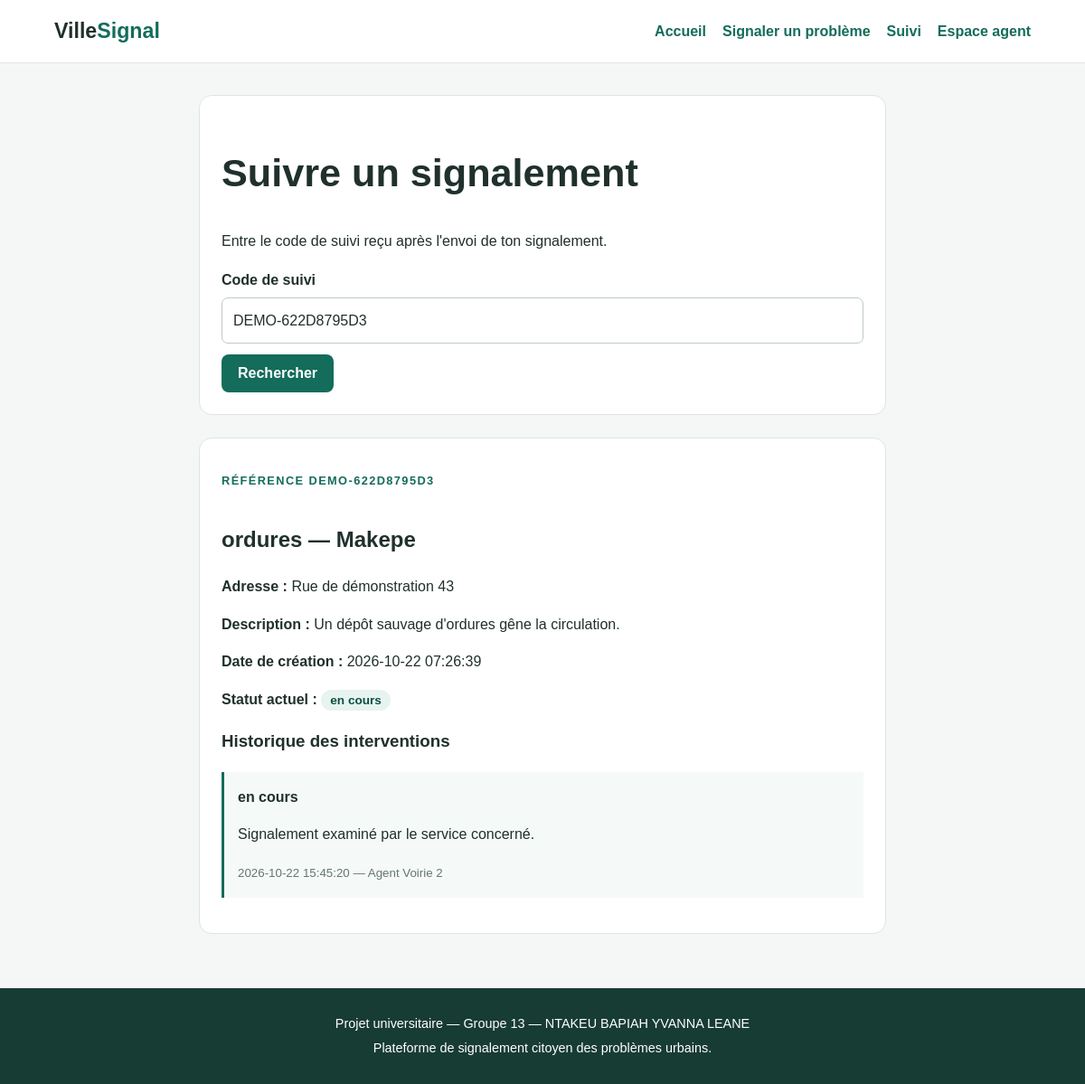
The page /suivi?code=DEMO-622D8795D3 on the database its author committed.
### tables this page shows
CREATE TABLE signalements (
    id INTEGER PRIMARY KEY AUTOINCREMENT,
    categorie_id INTEGER NOT NULL,
    quartier_id INTEGER NOT NULL,
    description TEXT NOT NULL
        CHECK (length(trim(description)) >= 20),
    photo TEXT,
    adresse TEXT NOT NULL,
    telephone_citoyen TEXT NOT NULL,
    date_creation TEXT NOT NULL DEFAULT CURRENT_TIMESTAMP,
    statut TEXT NOT NULL DEFAULT 'nouveau'
        CHECK (statut IN ('nouveau', 'en cours', 'résolu', 'rejeté')),
    code_suivi TEXT NOT NULL UNIQUE,
    motif_rejet TEXT, latitude REAL, longitude REAL,

    FOREIGN KEY (categorie_id)
        REFERENCES categories(id),
    FOREIGN KEY (quartier_id)
        REFERENCES quartiers(id)
);

CREATE TABLE categories (
    id INTEGER PRIMARY KEY AUTOINCREMENT,
    nom TEXT NOT NULL UNIQUE,
    service_responsable TEXT NOT NULL
);

CREATE TABLE quartiers (
    id INTEGER PRIMARY KEY AUTOINCREMENT,
    nom TEXT NOT NULL UNIQUE
);

CREATE TABLE interventions (
    id INTEGER PRIMARY KEY AUTOINCREMENT,
    signalement_id INTEGER NOT NULL,
    agent_id INTEGER NOT NULL,
    date_intervention TEXT NOT NULL DEFAULT CURRENT_TIMESTAMP,
    commentaire TEXT NOT NULL,
    nouveau_statut TEXT NOT NULL
        CHECK (nouveau_statut IN ('nouveau', 'en cours', 'résolu', 'rejeté')),

    FOREIGN KEY (signalement_id)
        REFERENCES signalements(id) ON DELETE CASCADE,
    FOREIGN KEY (agent_id)
        REFERENCES agents(id)
);

CREATE TABLE agents (
    id INTEGER PRIMARY KEY AUTOINCREMENT,
    nom TEXT NOT NULL,
    service TEXT NOT NULL,
    login TEXT NOT NULL UNIQUE,
    mot_de_passe_hash TEXT NOT NULL,
    actif INTEGER NOT NULL DEFAULT 1
        CHECK (actif IN (0, 1))
);

### app.py (the view)
@app.route("/suivi", methods=["GET", "POST"])
def suivi():
    code = request.args.get("code", "").strip().upper()
    if request.method == "POST":
        code = request.form.get("code_suivi", "").strip().upper()
        if not code:
            flash("Entre ton code de suivi.", "warning")
            return redirect(url_for("suivi"))
        return redirect(url_for("suivi", code=code))
    signalement = None
    interventions = []
    if code:
        with get_db() as db:
            signalement = db.execute("""
                SELECT s.*, c.nom AS categorie, q.nom AS quartier
                FROM signalements s
                JOIN categories c ON c.id = s.categorie_id
                JOIN quartiers q ON q.id = s.quartier_id
                WHERE s.code_suivi = ?
            """, (code,)).fetchone()
            if signalement:
                interventions = db.execute("""
                    SELECT i.date_intervention, i.commentaire,
                           i.nouveau_statut, a.nom AS agent
                    FROM interventions i
                    JOIN agents a ON a.id = i.agent_id
                    WHERE i.signalement_id = ?
                    ORDER BY i.date_intervention DESC, i.id DESC
                """, (signalement["id"],)).fetchall()
        if not signalement:
            flash("Aucun signalement trouvé pour ce code.", "warning")
    return render_template(
        "suivi.html", signalement=signalement,
        interventions=interventions, code=code
    )

### app.py (called while the page is built)
def get_db():
    connexion = sqlite3.connect(DB_PATH)
    connexion.row_factory = sqlite3.Row
    connexion.execute("PRAGMA foreign_keys = ON")
    return connexion

### templates/suivi.html (shortened to what this page needs)
{% extends "base.html" %}
{% block content %}
<section class="form-card">
    <h1>Suivre un signalement</h1>
    <p>Entre le code de suivi reçu après l'envoi de ton signalement.</p>
    <form method="post" action="{{ url_for('suivi') }}">
        <label for="code_suivi">Code de suivi</label>
        <input id="code_suivi" name="code_suivi" value="{{ code }}" required placeholder="Ex. 7A2B9C3D4E5F">
        <button class="button" type="submit">Rechercher</button>
    </form>
</section>
{% if signalement %}
<section class="form-card">
    <p class="eyebrow">RÉFÉRENCE {{ signalement.code_suivi }}</p>
    <h2>{{ signalement.categorie }} — {{ signalement.quartier }}</h2>
    <p><strong>Adresse :</strong> {{ signalement.adresse }}</p>
    <p><strong>Description :</strong> {{ signalement.description }}</p>
    <p><strong>Date de création :</strong> {{ signalement.date_creation }}</p>
    <p><strong>Statut actuel :</strong> <span class="tag">{{ signalement.statut }}</span></p>
    <h3>Historique des interventions</h3>
    {% if interventions %}
        <div class="timeline">
        {% for i in interventions %}
            <article>
                <strong>{{ i.nouveau_statut }}</strong>
                <p>{{ i.commentaire }}</p>
                <small>{{ i.date_intervention }} — {{ i.agent }}</small>
            </article>
        {% endfor %}
        </div>
    {% else %}
        <p>Aucune intervention n'a encore été enregistrée.</p>
    {% endif %}
</section>
{% endif %}
{% endblock %}

### static/css/style.css (style rules this page uses)
:root { --primary: #146c5b; --primary-dark: #0d4e42; --background: #f4f7f6; --text: #20302d; --muted: #657570; --border: #dce5e1; --white: #ffffff; }
* { box-sizing: border-box; }
body { margin: 0; font-family: Arial, Helvetica, sans-serif; background: var(--background); color: var(--text); line-height: 1.6; }
.eyebrow { color: var(--primary); font-weight: 800; letter-spacing: 1.4px; font-size: 0.8rem; }
h1 { font-size: clamp(1.8rem, 4vw, 2.7rem); line-height: 1.2; }
h2 { margin-top: 35px; }
.button { display: inline-block; background: var(--primary); color: white; border: 0; border-radius: 8px; padding: 12px 18px; cursor: pointer; font-size: 1rem; font-weight: 700; margin-top: 12px; }
.stats article, .report-card, .form-card { background: var(--white); border: 1px solid var(--border); border-radius: 14px; padding: 24px; }
.stats article span, small { color: var(--muted); }
.tag, .status { background: #e7f3ef; color: var(--primary-dark); border-radius: 20px; padding: 4px 10px; font-size: 0.85rem; font-weight: 700; }
.form-card { max-width: 760px; margin: 0 auto 25px; }
form label { display: block; margin: 18px 0 6px; font-weight: 700; }
input, select, textarea { width: 100%; padding: 12px; border: 1px solid #bdcbc5; border-radius: 7px; background: white; color: var(--text); font: inherit; }
.timeline article { padding: 15px; border-left: 3px solid var(--primary); margin: 15px 0; background: #f5faf8; }

### rows shown on the page
signalements: code_suivi "DEMO-622D8795D3", adresse "Rue de démonstration 43", description "Un dépôt sauvage d'ordures gêne la circulation.", date_creation "2026-10-22 07:26:39", statut "en cours"
categories: categorie "ordures"
quartiers: quartier "Makepe"
interventions: nouveau_statut "en cours", commentaire "Signalement examiné par le service concerné.", date_intervention "2026-10-22 15:45:20", agent "Agent Voirie 2"
